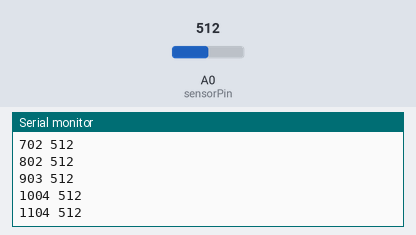
Simulated run of this sketch. Board: Arduino Uno, built with avr-gcc and run on an emulated ATmega328P. On the bench: the last lines printed to the serial monitor. The test bench sets the inputs (shaded band); at power-on: A0 (sensorPin) = 512.

Above: at 1.2 s.
1.3 s: A0 (sensorPin) set to 716
At 1.31 s:
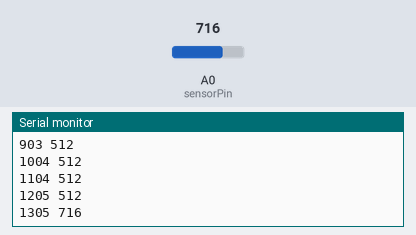
2.8 s: A0 (sensorPin) set to 900
At 2.82 s:
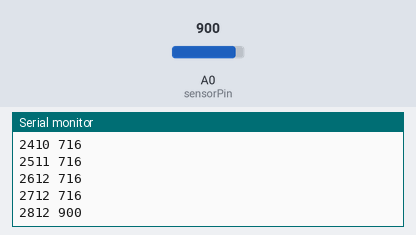
Timing chart, 0 to 5.8 s (numbered marks = the images above; inputs shaded):
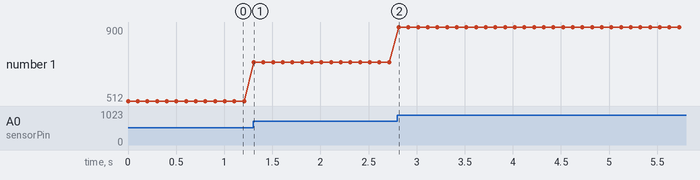

Measured:
- after the input at 1.3 s, the serial monitor: prints a new line at once (image 1)
- plotted number 1: 512 → 716 after the input at 1.3 s

The sketch:

Arduino_to_txt.ino
```cpp
void setup() {
  Serial.begin(9600); // initialize serial communications
}
 void loop() {
 int sensorPin = A0;    // analog input pin to hook the sensor to
 int sensorValue = 0;  // variable to store the value coming from electrode

 sensorValue = analogRead(sensorPin); // read the value from the sensor

 Serial.print(millis()); // print the time in milliseconds since the program started
 Serial.print(' ');
 Serial.println(sensorValue); // print to serial
    // wait
  delay(100);
}
```
